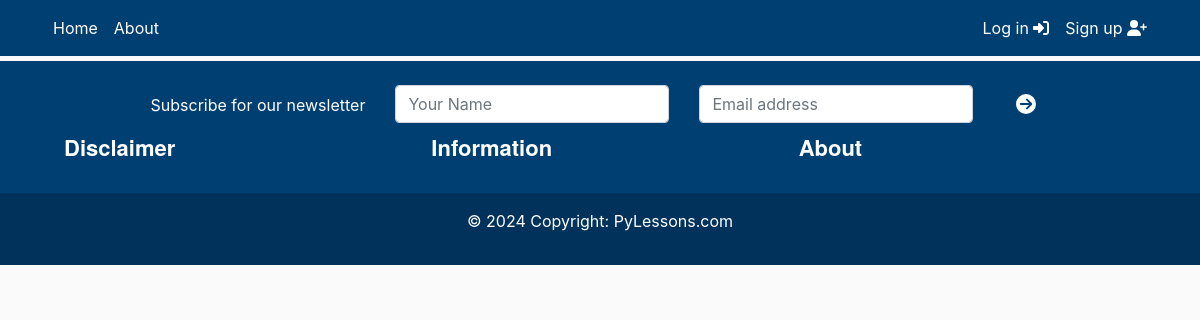
/karnataka-elephants, run on an earlier commit of the app's database.
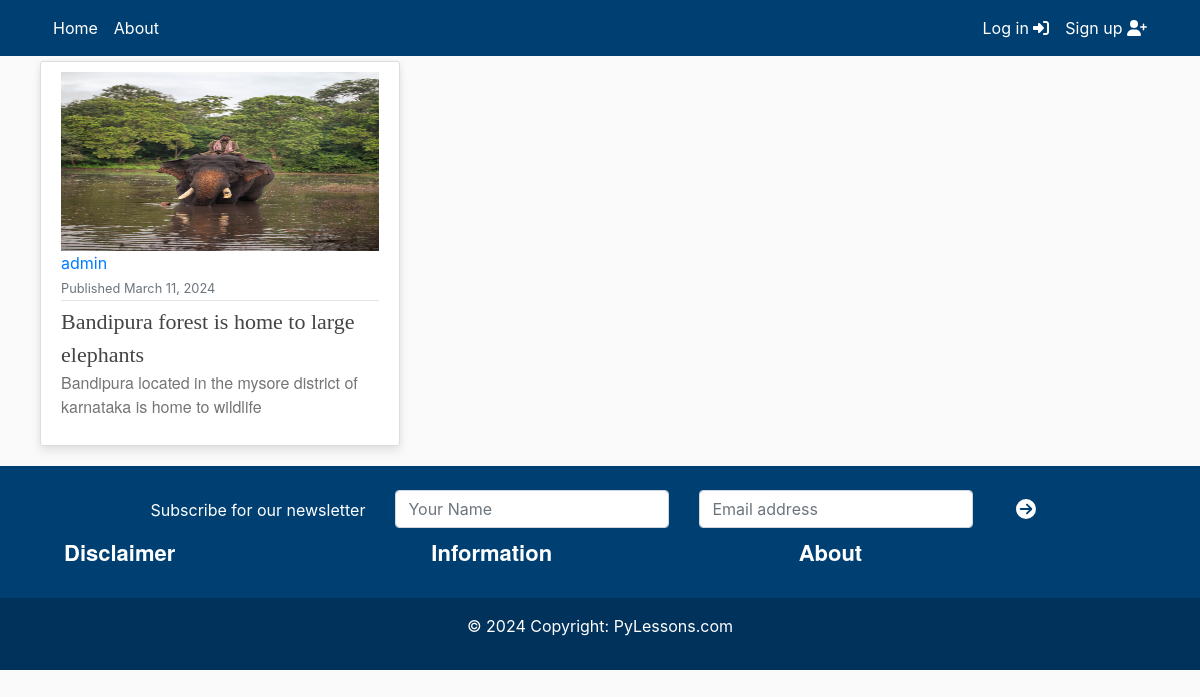
And on a later commit of the database.
### myapp/models.py (models this page shows, shortened)
class Article(models.Model):
    class Meta:
        verbose_name_plural = 'Articles'
        ordering = ['-published']
    def image_upload_to(self, instance=None):
        if instance:
            return os.path.join('ArticleSeries', slugify(self.slug), instance)
        return None
    image = models.ImageField(default='default/noimage.jpg', upload_to=image_upload_to, max_length=255)
    series = models.ForeignKey(ArticleSeries, on_delete=models.SET_NULL, null=True)
    title = models.CharField(max_length=200)
    subtitle = models.CharField(max_length=200, default='', blank=False)
    article_slug = models.SlugField('Article slug', null=False, blank=False, unique=True)
    content = HTMLField(blank=True, default='')
    notes = HTMLField(blank=True, default='')
    published = models.DateTimeField("Date published", default=timezone.now)
    modified = models.DateTimeField("Date modified", default=timezone.now)
    author = models.ForeignKey(get_user_model(), default=1, on_delete=models.SET_DEFAULT)
    @property
    def slug(self):
        return self.series.slug + "/" + self.article_slug

### users/models.py (models this page shows)
class CustomUser(AbstractUser):
    STATUS_CHOICES = (
        ('regular', 'Regular'),
        ('subscriber', 'Subscriber'),
        ('moderator', 'Moderator')
    )
    def __str__(self) -> str:
        return self.username
    def image_upload_to(self, instance=None):
        if instance:
            return os.path.join('Users', self.username, instance)
        return None
    image = models.ImageField(
        default='default/user.jpg', upload_to=image_upload_to)
    email = models.EmailField(unique=True)
    status = models.CharField(
        max_length=100, choices=STATUS_CHOICES, default='regular')
    description = models.TextField(
        'Description', max_length=600, default='', blank=True)

### myapp/views.py (the view)
# urls.py: path("<series>", views.series, name="series"),
def series(request, series: str):
    articles = Article.objects.filter(series__slug=series).all()
    context = {'objects': articles, 'type': 'article'}
    return render(request, 'myapp/home.html', context=context)

### myapp/templates/myapp/home.html (shortened to what this page needs)
{% extends "myapp/header.html" %}
{% block content %}
    <div class="row display-flex justify-content-start">
    {% for object in objects %}
        <div class="col-lg-4 col-md-6 col-sm-12 mobiledevice">
            <article class="media content-section customhover" style="height: 95%;">
                <div class="media-body">
                    <a href="/{{object.slug}}">
                        <div class="aspect-ratio-box">
                            <img class="img-fluid" src="{{ object.image.url }}">
                        </div>
                    </a>
                    <div class="d-flex article-metadata">
                        <div>
                            <a class="mr-2" href="{% url 'users:profile' object.author %}">{{ object.author }}</a><br>
                            <small class="text-muted">Published {{ object.published|date:"F d, Y" }}</small>
                        </div>
                    </div>
                    <div>
                        <a class="article-title line-clamp-2 title-style" style="font-size: 22px" href="/{{object.slug}}">
                            {{ object.title }}
                        </a>
                        <a href="/{{object.slug}}" style="text-decoration: none;">
                            <p class="article-content line-clamp-5 subtitle-style">{{ object.subtitle }}</p>
                        </a>
                    </div>
                </div>
            </article>
        </div>
    {% endfor %}
    </div>
{% endblock content %}

### myapp/templates/myapp/header.html (shortened to what this page needs)
{% load static %}
<!DOCTYPE html>
<html>
<head>
    <link rel="stylesheet" href="https://cdn.jsdelivr.net/npm/bootstrap@4.6.0/dist/css/bootstrap.min.css"
>
    <link href="{% static 'fontawesomefree/css/all.min.css' %}" rel="stylesheet" type="text/css">
    <link rel="stylesheet" type="text/css" href="{% static 'myapp/main.css' %}">
</head>
<body>
    {% include 'myapp/includes/navbar.html' %}
    <main role="main" class="container-xl">
        <div class="row">
            <div class="col-lg-12 col-md-12-p-0 col-sm-12">
                {% block content %}
                {% endblock content %}
            </div>
        </div>
    </main>
    {% include 'myapp/footer.html' %}
</body>
</html>

### myapp/templates/myapp/includes/navbar.html (shortened to what this page needs)
<header class="site-header" style="margin-bottom: 5px">
    <nav class="navbar navbar-expand-md navbar-color">
        <div class="container">
            <div class="navbar-nav">
                <a class="nav-item nav-link" href="/">Home</a>
            </div>
            <div class="collapse navbar-collapse" id="navbarToggle">
            <div class="navbar-nav mr-auto">
                <a class="nav-item nav-link" href="/">About</a>
            </div>
            {% if user.is_authenticated %}
                {% if user.is_superuser %}
                <div class="navbar-nav">
                    <a class="nav-item nav-link" href="{% url 'myapp:post-create' %}">New Post</a>
                    <a class="nav-item nav-link" href="{% url 'myapp:series-create' %}">New Series</a>
                    <a class="nav-item nav-link" href="{% url 'myapp:newsletter' %}">Send Email</a>
                    <a class="nav-item nav-link" href="{% url 'admin:index' %}">Admin</a>
                </div>
                {% endif %}
                <div class="navbar-nav">
                    <a class="nav-item nav-link" href="{% url "users:profile" user.username %}">
                        {{user.username}} <i class="fas fa-user"></i>
                    </a>
                    <a class="nav-item nav-link" href="{% url "users:logout" %}">
                        Logout <i class="fas fa-sign-out-alt"></i>
                    </a>
                </div>
            {% else %}
                <div class="navbar-nav">
                    <a class="nav-item nav-link" href="{% url "users:login" %}">
                        Log in <i class="fas fa-sign-in-alt"></i>
                    </a>
                    <a class="nav-item nav-link" href="{% url "users:register" %}">
                        Sign up <i class="fas fa-user-plus"></i>
                    </a>
                </div>
            {% endif %}
            </div>
        </div>
    </nav>
</header>

### myapp/templates/myapp/footer.html (shortened to what this page needs)
<footer class="footer-color text-center footer-text">
    <div class="container p-4">
        {% if not user.is_authenticated %}
            <section class="">
                <form action="{% url 'users:subscribe' %}" method="post">
                    <div class="row d-flex justify-content-center">
                        <div class="col-auto">
                            <p class="pt-2">Subscribe for our newsletter</p>
                        </div>
                        <div class="col-auto">
                            <input id="name" name="name" class="form-control" placeholder="Your Name"/>
                        </div>
                        <div class="col-auto">
                            <input id="email" name="email" type="email" class="form-control" placeholder="Email address"/>
                        </div>
                        <div class="col-auto">
                            <button type="submit" class="btn btncolor">
                                <i class="fa fa-arrow-circle-right fa-lg"></i>
                            </button>
                        </div>
                    </div>
                </form>
            </section>
        {% endif %}
        <div class="row mobiledevice">
            <div class="col-lg-4 col-md-4 col-sm-4 text-left">
                <a href="/">
                    <h4>Disclaimer</h4>
                </a>
            </div>
            <div class="col-lg-4 col-md-4 col-sm-4 text-left">
                <a href="/">
                    <h4>Information</h4>
                </a>
            </div>
            <div class="col-lg-4 col-md-4 col-sm-4 text-left">
                <a href="/">
                    <h4>About</h4>
                </a>
            </div>
        </div>
    </div>
    <div class="text-center p-3" style="background-color: rgba(0, 0, 0, 0.2);">
        <p>© {% now "Y" %} Copyright:
            <a href="https://PyLessons.com/">PyLessons.com</a>
        </p>
    </div>
</footer>

### myapp/static/myapp/main.css (style rules this page uses)
:root { --footercolor: #003F72; --navbarcolor: #003F72; --btncolor: #003F72; --socialcolor: #003F72; --brightText: #ffffff; }
.btncolor { background-color: var(--btncolor) !important; color: var(--brightText) !important; }
.navbar-color { background-color: var(--navbarcolor); }
.footer-color { background-color: var(--footercolor); }
body { background: #fafafa; }
h1, h2, h3, h4, h5, h6 { color: #444444; }
.site-header .navbar-nav .nav-link { color: var(--brightText); }
.content-section { background: #ffffff; padding: 10px 20px; border: 1px solid #dddddd; border-radius: 3px; margin-bottom: 20px; }
.article-title { color: #444444; }
.article-content { white-space: pre-line; }
.article-metadata { padding-bottom: 1px; margin-bottom: 4px; border-bottom: 1px solid #e3e3e3 }
.row.display-flex { display: flex; flex-wrap: wrap; }
.row.display-flex > [class*='col-'] { flex-grow: 1; }
.customhover { background: #fff; box-shadow: 0 6px 10px rgba(0,0,0,.08), 0 0 6px rgba(0,0,0,.05); transition: .3s transform cubic-bezier(.155,1.105,.295,1.12),.3s box-shadow,.3s -webkit-transform cubic-bezier(.155,1.105,.295,1.12); cursor: pointer; }
@media screen and (min-width: 600px) { .mobiledevice { padding-left: 10px; padding-right: 10px; } }
.title-style { font-family: fell, Georgia, Cambria, 'Times New Roman', Times, serif !important; }
.subtitle-style { font-family: sohne, 'Helvetica Neue', Helvetica, Arial, sans-serif !important; color: rgba(117, 117, 117, 1) !important; }
.article-style h2, h4 { font-weight: bold; letter-spacing: 0; font-family: sohne, "Helvetica Neue", Helvetica, Arial, sans-serif; font-style: normal; line-height: 28px !important; font-size: 22px !important; }
.aspect-ratio-box { position: relative; }
.aspect-ratio-box::after { display: block; content: ''; padding-bottom: 56.25%; }
.aspect-ratio-box img { position: absolute; left: 0; top: 0; width: 100%; height: 100%; }
.footer-text h4, .footer-text p, .footer-text a { color: var(--brightText); }

What changed in the data, as far as the page shows it:
added Article: image (picture), author "admin", published "March 11, 2024", title "Bandipura forest is home to large elephants", subtitle "Bandipura located in the mysore district of karnataka is home to wildlife"
